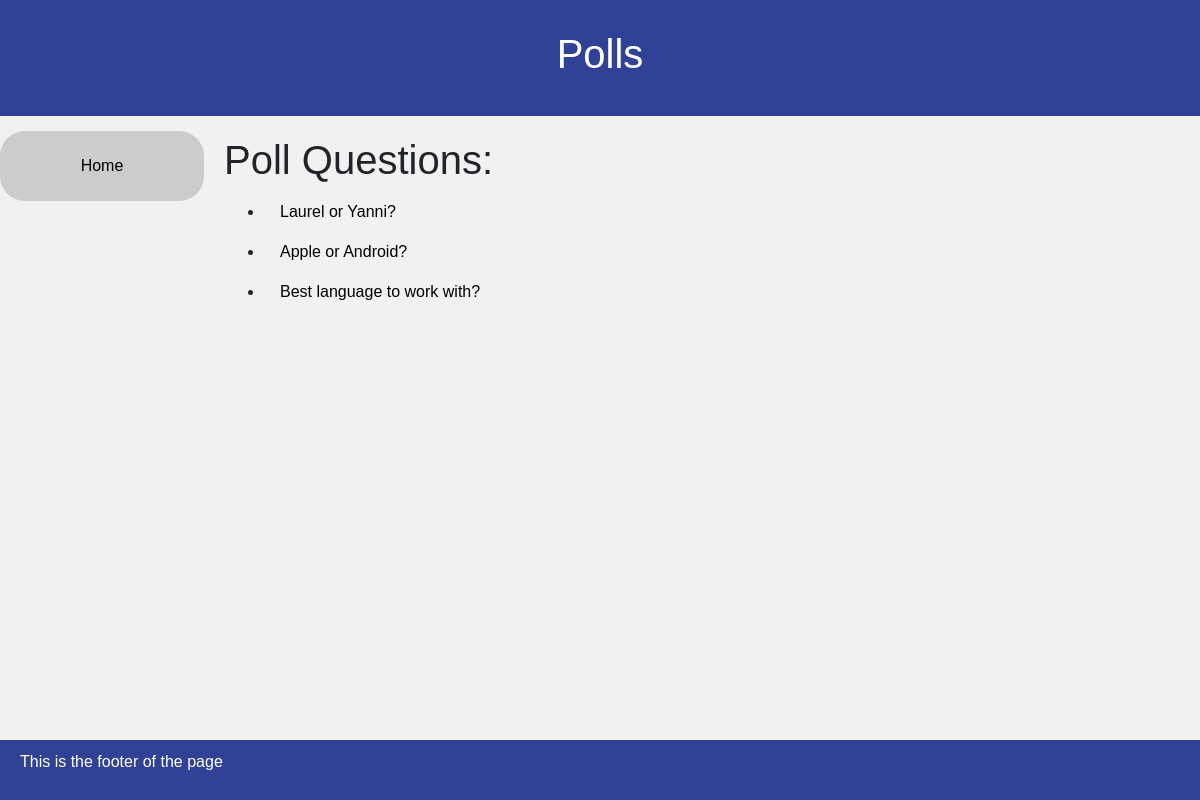
Screenshot of /polls/ with the database file from the repository.
### polls/models.py (models this page shows, shortened)
class Question(models.Model):
    class Meta:
        verbose_name = 'Question'
        verbose_name_plural = 'Questions'
    question_text = models.CharField('Question', max_length=200)
    pub_date = models.DateTimeField('Date Published')

### polls/views.py (the view)
# urls.py: path('polls/', views.PollsView.as_view(), name='polls'),
class PollsView(generic.ListView):
    template_name = 'polls/polls.html'
    context_object_name = 'latest_question_list'
    def get_queryset(self):
        return Question.objects.order_by('-pub_date')[:5]

### polls/templates/polls/polls.html (shortened to what this page needs)
{% extends "polls/base.html" %}
{% block content %}
	<header>
		<h1>Polls</h1>
	</header>
	<section>
		<aside>
		  <nav>
		    <ul>
		        <div>
		            <li><a href="{% url 'home:index' %}">Home</a></li>
		        </div>
		    </ul>
		  </nav>
		</aside>
		<article>
			<h1>Poll Questions:</h1>
			{% if latest_question_list %}
			    <ul>
			    {% for question in latest_question_list %}
			       <li><a href="{% url 'polls:detail' question.id %}">{{ question.question_text }}</a></li>
			    {% endfor %}
			    </ul>
			{% else %}
			    <p>No polls are available.</p>
			{% endif %}
		</article>
	</section>
	<footer>
	  <p>This is the footer of the page</p>
	</footer>
{% endblock %}

### home/static/css/styles.css (style rules this page uses)
* { box-sizing: border-box; }
body { font-family: Arial, Helvetica, sans-serif; margin: 0; background-color: #f1f1f1; }
header { background-color: #314195; padding: 30px; text-align: center; font-size: 35px; color: white; }
nav { float: left; width: 17%; background: #ccc; margin: 15px 0px; text-align: center; border-radius: 25px; }
nav ul { list-style-type: none; padding: 0; margin: 15px; }
li a { display: block; color: #000; padding: 8px 16px; text-decoration: none; }
article { float: left; padding: 20px 40px 20px 20px; width: 75%; height: 300px; }
section:after { content: ""; display: table; clear: both; }
footer { position:absolute; bottom:0; width:100%; background-color: #314195; padding: 10px 20px; color: white; }

### rows the page displays
Question: question_text "Laurel or Yanni?"
Question: question_text "Apple or Android?"
Question: question_text "Best language to work with?"
